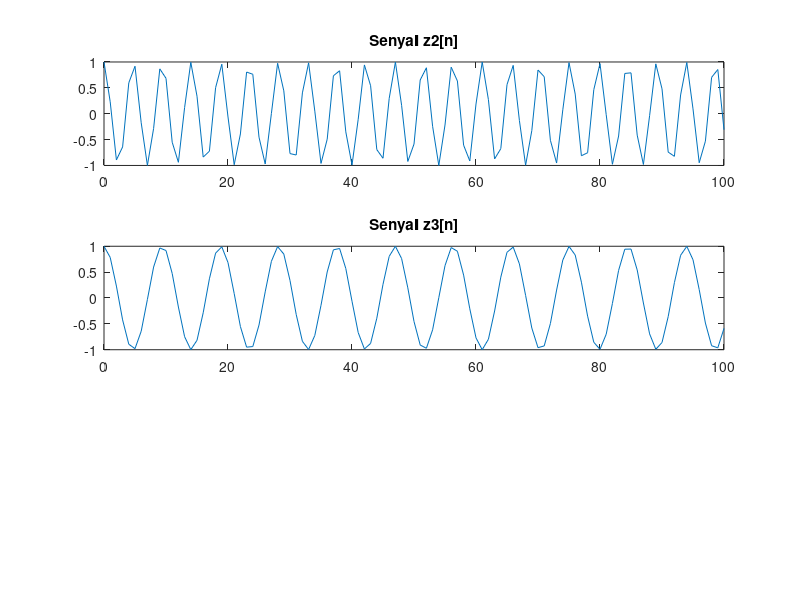

The MATLAB source for this figure:
% 1.3 Senyals sinusoidal
f1 = 852;
f2= 1336;
L=100;
fm = 8000;
T = 12.4;
F1= f1/fm;
F2= f2/fm;
n=0:L;
x=cos(2*pi*F1*n);
y=cos(2*pi*F2*n);

z2=2*x.^2-1;
subplot(311)
plot(n,z2);
title('Senyal z2[n]');

z3=cos(2*pi*F1*n);
subplot(312)
plot(n,z3);
title('Senyal z3[n]');